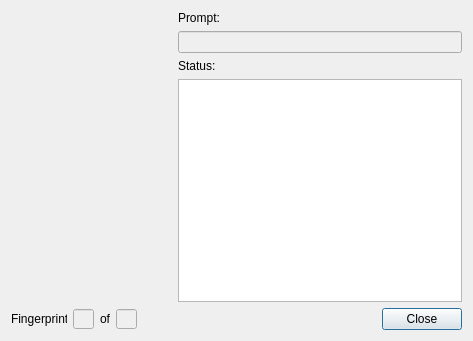
<?xml version="1.0" encoding="UTF-8"?>
<ui version="4.0">
 <class>FEDialog</class>
 <widget class="QDialog" name="FEDialog">
  <property name="geometry">
   <rect>
    <x>0</x>
    <y>0</y>
    <width>473</width>
    <height>341</height>
   </rect>
  </property>
  <property name="sizePolicy">
   <sizepolicy hsizetype="Fixed" vsizetype="Fixed">
    <horstretch>0</horstretch>
    <verstretch>0</verstretch>
   </sizepolicy>
  </property>
  <property name="windowTitle">
   <string>Fingerorint Enrollment</string>
  </property>
  <layout class="QVBoxLayout" name="verticalLayout_4">
   <item>
    <layout class="QHBoxLayout" name="horizontalLayout_3">
     <item>
      <widget class="QLabel" name="labelImage">
       <property name="minimumSize">
        <size>
         <width>161</width>
         <height>251</height>
        </size>
       </property>
       <property name="text">
        <string/>
       </property>
      </widget>
     </item>
     <item>
      <layout class="QVBoxLayout" name="verticalLayout_3">
       <item>
        <layout class="QVBoxLayout" name="verticalLayout_2">
         <item>
          <widget class="QLabel" name="label">
           <property name="text">
            <string>Prompt:</string>
           </property>
          </widget>
         </item>
         <item>
          <widget class="QLineEdit" name="lineEditPrompt">
           <property name="enabled">
            <bool>false</bool>
           </property>
           <property name="readOnly">
            <bool>true</bool>
           </property>
          </widget>
         </item>
        </layout>
       </item>
       <item>
        <layout class="QVBoxLayout" name="verticalLayout">
         <item>
          <widget class="QLabel" name="label_2">
           <property name="text">
            <string>Status:</string>
           </property>
          </widget>
         </item>
         <item>
          <widget class="QPlainTextEdit" name="plainTextEdit">
           <property name="undoRedoEnabled">
            <bool>false</bool>
           </property>
           <property name="readOnly">
            <bool>true</bool>
           </property>
          </widget>
         </item>
        </layout>
       </item>
      </layout>
     </item>
    </layout>
   </item>
   <item>
    <layout class="QHBoxLayout" name="horizontalLayout_2">
     <item>
      <layout class="QHBoxLayout" name="horizontalLayout">
       <item>
        <widget class="QLabel" name="label_4">
         <property name="maximumSize">
          <size>
           <width>56</width>
           <height>21</height>
          </size>
         </property>
         <property name="text">
          <string>Fingerprint:</string>
         </property>
        </widget>
       </item>
       <item>
        <widget class="QLineEdit" name="lineEditCount">
         <property name="enabled">
          <bool>false</bool>
         </property>
         <property name="maximumSize">
          <size>
           <width>21</width>
           <height>20</height>
          </size>
         </property>
        </widget>
       </item>
       <item>
        <widget class="QLabel" name="label_5">
         <property name="maximumSize">
          <size>
           <width>10</width>
           <height>16</height>
          </size>
         </property>
         <property name="text">
          <string>of</string>
         </property>
        </widget>
       </item>
       <item>
        <widget class="QLineEdit" name="lineEditMax">
         <property name="enabled">
          <bool>false</bool>
         </property>
         <property name="maximumSize">
          <size>
           <width>21</width>
           <height>20</height>
          </size>
         </property>
        </widget>
       </item>
      </layout>
     </item>
     <item>
      <spacer name="horizontalSpacer">
       <property name="orientation">
        <enum>Qt::Horizontal</enum>
       </property>
       <property name="sizeHint" stdset="0">
        <size>
         <width>238</width>
         <height>20</height>
        </size>
       </property>
      </spacer>
     </item>
     <item>
      <widget class="QPushButton" name="pushButton">
       <property name="text">
        <string>Close</string>
       </property>
      </widget>
     </item>
    </layout>
   </item>
  </layout>
 </widget>
 <resources/>
 <connections/>
</ui>
